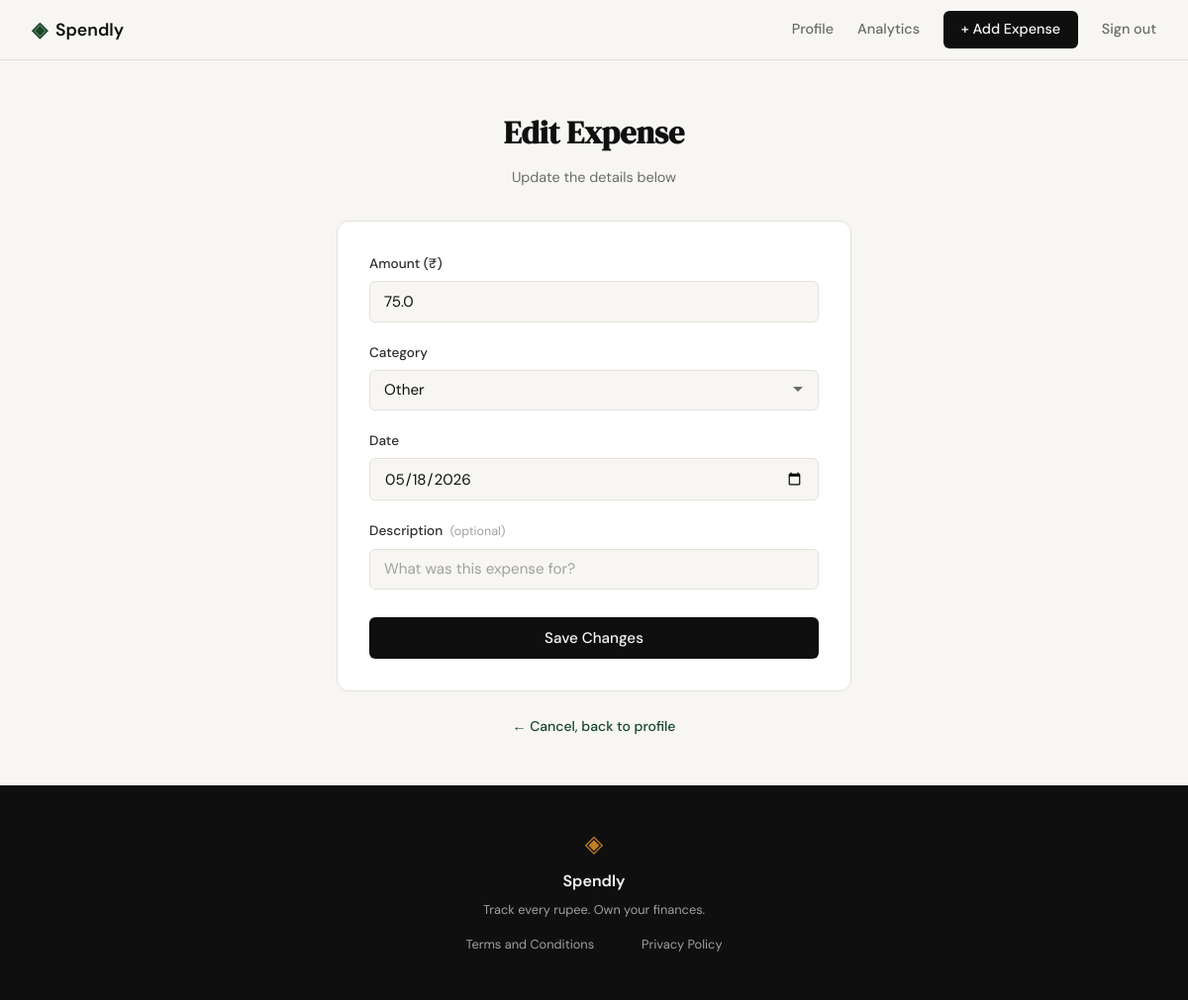
Screenshot of /expenses/62/edit (signed in) with the database file from the repository.
### tables this page shows
CREATE TABLE expenses (
            id          INTEGER PRIMARY KEY AUTOINCREMENT,
            user_id     INTEGER NOT NULL REFERENCES users(id),
            amount      REAL    NOT NULL,
            category    TEXT    NOT NULL,
            date        TEXT    NOT NULL,
            description TEXT,
            created_at  TEXT    DEFAULT (datetime('now'))
        );

### app.py (the view, shortened to what this page needs)
@app.route("/expenses/<int:id>/edit", methods=["GET", "POST"])
def edit_expense(id):
    if not session.get("user_id"):
        return redirect(url_for("login"))
    expense = get_expense_by_id(id, session["user_id"])
    if expense is None:
        abort(404)
    if request.method == "GET":
        return render_template("edit_expense.html",
            expense    = expense,
            expense_id = id,
            categories = VALID_CATEGORIES,
        )

### database/db.py (called while the page is built)
def get_db():
    conn = sqlite3.connect(DB_PATH)
    conn.row_factory = sqlite3.Row
    conn.execute("PRAGMA foreign_keys = ON")
    return conn

### database/queries.py (called while the page is built)
def get_expense_by_id(expense_id, user_id):
    conn = get_db()
    row  = conn.execute(
        "SELECT * FROM expenses WHERE id = ? AND user_id = ?",
        (expense_id, user_id),
    ).fetchone()
    conn.close()
    return row

### templates/edit_expense.html (shortened to what this page needs)
{% extends "base.html" %}
{% block content %}
<section class="auth-section">
    <div class="auth-container add-expense-container">
        <div class="auth-header">
            <h1 class="auth-title">Edit Expense</h1>
            <p class="auth-subtitle">Update the details below</p>
        </div>
        <div class="auth-card">
            <form method="POST"
                  action="{{ url_for('edit_expense', id=expense_id) }}">
                <div class="form-group">
                    <label for="amount">Amount (₹)</label>
                    <input
                        type="number"
                        id="amount"
                        name="amount"
                        class="form-input"
                        placeholder="0.00"
                        step="0.01"
                        min="0.01"
                        value="{{ expense.amount if expense.amount is not none else '' }}"
                        required
                        autofocus>
                </div>
                <div class="form-group">
                    <label for="category">Category</label>
                    <select id="category" name="category"
                            class="form-input form-select" required>
                        {% for cat in categories %}
                        <option value="{{ cat }}"
                            {% if expense.category == cat %}selected{% endif %}>
                            {{ cat }}
                        </option>
                        {% endfor %}
                    </select>
                </div>
                <div class="form-group">
                    <label for="date">Date</label>
                    <input
                        type="date"
                        id="date"
                        name="date"
                        class="form-input"
                        value="{{ expense.date }}"
                        required>
                </div>
                <div class="form-group">
                    <label for="description">
                        Description
                        <span class="form-label-optional">(optional)</span>
                    </label>
                    <input
                        type="text"
                        id="description"
                        name="description"
                        class="form-input"
                        placeholder="What was this expense for?"
                        maxlength="200"
                        value="{{ expense.description if expense.description and expense.description != '—' else '' }}">
                </div>
                <button type="submit" class="btn-submit">
                    Save Changes
                </button>
            </form>
        </div>
        <p class="auth-switch">
            <a href="{{ url_for('profile') }}">← Cancel, back to profile</a>
        </p>
    </div>
</section>
{% endblock %}

### static/css/style.css (style rules this page uses)
:root { --ink: #0f0f0f; --ink-soft: #2d2d2d; --ink-muted: #6b6b6b; --ink-faint: #a0a0a0; --paper: #f7f6f3; --paper-warm: #f0ede6; --paper-card: #ffffff; --accent: #1a472a; --accent-light: #e8f0eb; --accent-2: #c17f24; --accent-2-light: #fdf3e3; --danger: #c0392b; --danger-light: #fdecea; --border: #e4e1da; --border-soft: #eeebe4; --font-display: 'DM Serif Display', Georgia, serif; --font-body: 'DM Sans', system-ui, sans-serif; --max-width: 1200px; --auth-width: 440px; --radius-sm: 6px; --radius-md: 12px; --radius-lg: 20px; }
*, *::before, *::after { box-sizing: border-box; margin: 0; padding: 0; }
html { font-size: 16px; scroll-behavior: smooth; }
body { background: var(--paper); color: var(--ink); font-family: var(--font-body); font-size: 1rem; line-height: 1.6; -webkit-font-smoothing: antialiased; }
a { color: inherit; text-decoration: none; }
.auth-section { min-height: calc(100vh - 60px - 100px); display: flex; align-items: center; justify-content: center; padding: 3rem 2rem; }
.auth-container { width: 100%; max-width: var(--auth-width); }
.auth-header { text-align: center; margin-bottom: 2rem; }
.auth-title { font-family: var(--font-display); font-size: 2rem; color: var(--ink); margin-bottom: 0.5rem; }
.auth-subtitle { font-size: 0.9rem; color: var(--ink-muted); }
.auth-card { background: var(--paper-card); border: 1px solid var(--border); border-radius: var(--radius-md); padding: 2rem; margin-bottom: 1.5rem; }
.form-group { margin-bottom: 1.25rem; }
.form-group label { display: block; font-size: 0.85rem; font-weight: 500; color: var(--ink-soft); margin-bottom: 0.4rem; }
.form-input { width: 100%; padding: 0.6rem 0.875rem; border: 1px solid var(--border); border-radius: var(--radius-sm); font-family: var(--font-body); font-size: 0.95rem; color: var(--ink); background: var(--paper); outline: none; transition: border-color 0.2s; }
.form-input::placeholder { color: var(--ink-faint); }
.btn-submit { width: 100%; padding: 0.7rem; background: var(--ink); color: var(--paper); border: none; border-radius: var(--radius-sm); font-family: var(--font-body); font-size: 0.95rem; font-weight: 500; cursor: pointer; transition: background 0.2s; margin-top: 0.5rem; }
.auth-switch { text-align: center; font-size: 0.875rem; color: var(--ink-muted); }
.auth-switch a { color: var(--accent); font-weight: 500; }
.add-expense-container { max-width: 520px; }
.form-select { appearance: none; background-repeat: no-repeat; background-position: right 0.875rem center; padding-right: 2.5rem; cursor: pointer; }
.form-label-optional { font-size: 0.78rem; color: var(--ink-faint); font-weight: 400; margin-left: 0.25rem; }

### rows the page displays
expenses: amount "75.0", category "Other", date "05/18/2026"
